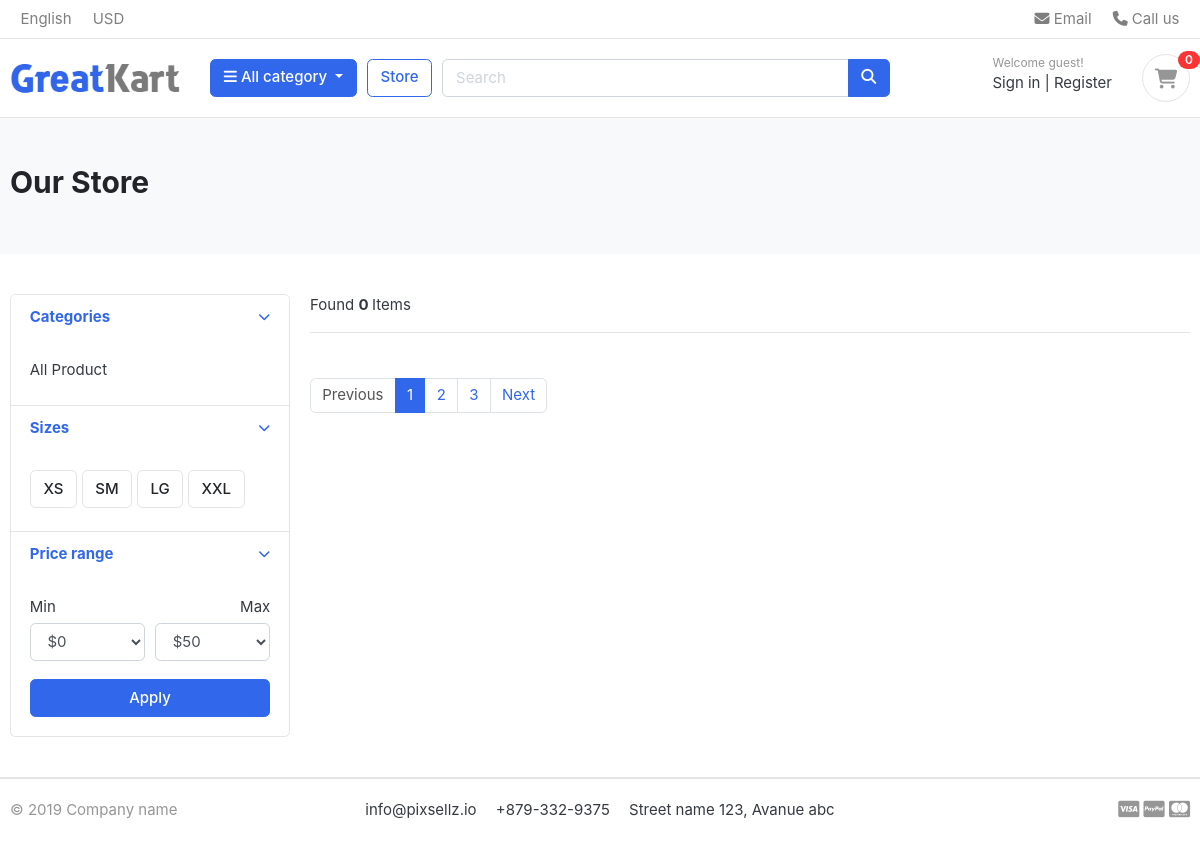
/store/, run on an earlier commit of the app's database.
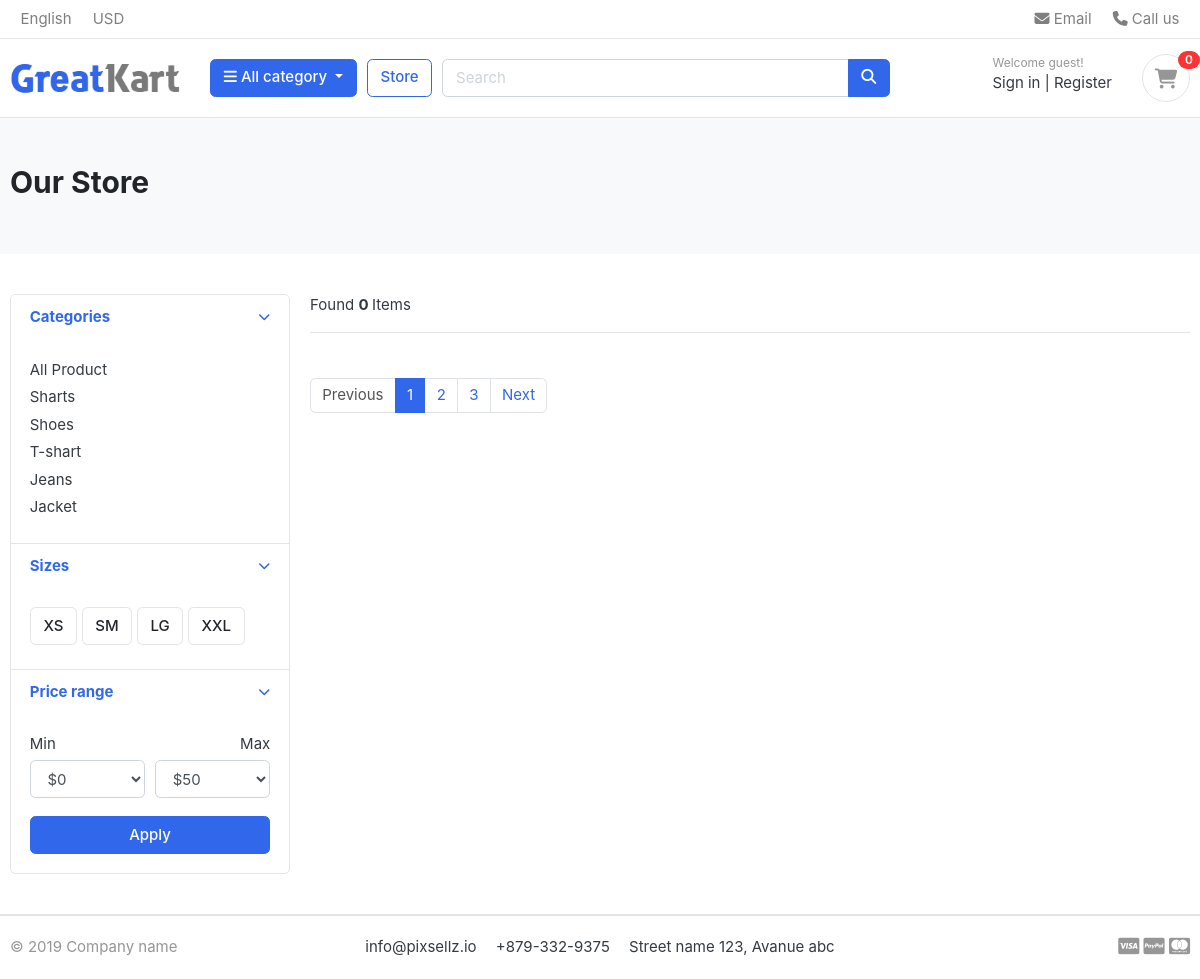
And on a later commit of the database.
### category/models.py (models this page shows, shortened)
class Category(models.Model):
    category=models.CharField(max_length=100)
    slug=models.SlugField(max_length=100,unique=True)
    description=models.TextField()
    image=models.ImageField(upload_to='photos/categories/',blank=True)
    class Meta:
        verbose_name='category'
    def get_url(self):
        return reverse('products_by',args=[self.slug])

### store/views.py (the view)
# urls.py: path('store/', include('store.urls')),
def store(request,category_slug=None):
    categories=None
    products=None
    if category_slug != None:
        categories =get_object_or_404(Category, slug=category_slug)
        products=Product.objects.filter(category=categories, is_available=True)
        product_count=products.count()
    else:
        products = Product.objects.filter(is_available=True)
        product_count=products.count()
    context = {
        'products': products,
        'product_count':product_count,
    }
    return render(request, 'store/store.html', context)

### category/context_processore.py (called while the page is built)
def menu_links(request):
    links=Category.objects.all()
    return dict(links=links)

### templates/store/store.html (shortened to what this page needs)
{%  extends "base.html" %}
{% block content%}
<section class="section-pagetop bg">
<div class="container">
	<h2 class="title-page">Our Store</h2>
</div>
</section>
<section class="section-content padding-y">
<div class="container">
<div class="row">
	<aside class="col-md-3">
<div class="card">
	<article class="filter-group">
		<header class="card-header">
			<a href="#" data-toggle="collapse" data-target="#collapse_1" aria-expanded="true" class="">
				<i class="icon-control fa fa-chevron-down"></i>
				<h6 class="title">Categories</h6>
			</a>
		</header>
		<div class="filter-content collapse show" id="collapse_1" style="">
			<div class="card-body">
				<ul class="list-menu">
				<li><a  href="{% url 'store'%}">All Product </a></li>
				 {% for category in links %}
				<li><a  href="{{category.get_url}}">{{category.category}} </a></li>
				 {% endfor %}
				</ul>
			</div>
		</div>
	</article>
	<article class="filter-group">
		<header class="card-header">
			<a href="#" data-toggle="collapse" data-target="#collapse_4" aria-expanded="true" class="">
				<i class="icon-control fa fa-chevron-down"></i>
				<h6 class="title">Sizes </h6>
			</a>
		</header>
		<div class="filter-content collapse show" id="collapse_4" style="">
			<div class="card-body">
			  <label class="checkbox-btn">
			    <span class="btn btn-light"> XS </span>
			  </label>
			  <label class="checkbox-btn">
			    <span class="btn btn-light"> SM </span>
			  </label>
			  <label class="checkbox-btn">
			    <span class="btn btn-light"> LG </span>
			  </label>
			  <label class="checkbox-btn">
			    <span class="btn btn-light"> XXL </span>
			  </label>
		</div>
		</div>
	</article>
	<article class="filter-group">
		<header class="card-header">
			<a href="#" data-toggle="collapse" data-target="#collapse_3" aria-expanded="true" class="">
				<i class="icon-control fa fa-chevron-down"></i>
				<h6 class="title">Price range </h6>
			</a>
		</header>
		<div class="filter-content collapse show" id="collapse_3" style="">
			<div class="card-body">
				<div class="form-row">
				<div class="form-group col-md-6">
				  <label>Min</label>
				  	<select class="mr-2 form-control">
						<option value="0">$0</option>
					</select>
				</div>
				<div class="form-group text-right col-md-6">
				  <label>Max</label>
				  	<select class="mr-2 form-control">
						<option value="50">$50</option>
					</select>
				</div>
				</div>
				<button class="btn btn-block btn-primary">Apply</button>
			</div>
		</div>
	</article>
</div>
	</aside>
	<main class="col-md-9">
<header class="border-bottom mb-4 pb-3">
		<div class="form-inline">
			<span class="mr-md-auto">Found <b>{{product_count}} </b> Items</span>
		</div>
</header>
<nav class="mt-4" aria-label="Page navigation sample">
  <ul class="pagination">
    <li class="page-item disabled"><a class="page-link" href="#">Previous</a></li>
    <li class="page-item active"><a class="page-link" href="#">1</a></li>
    <li class="page-item"><a class="page-link" href="#">2</a></li>
    <li class="page-item"><a class="page-link" href="#">3</a></li>
    <li class="page-item"><a class="page-link" href="#">Next</a></li>
  </ul>
</nav>
	</main>
</div>
</div>
</section>
{% endblock %}

What changed in the data, as far as the page shows it:
added Category: category "Sharts"
added Category: category "Shoes"
added Category: category "T-shart"
added Category: category "Jeans"
added Category: category "Jacket"
